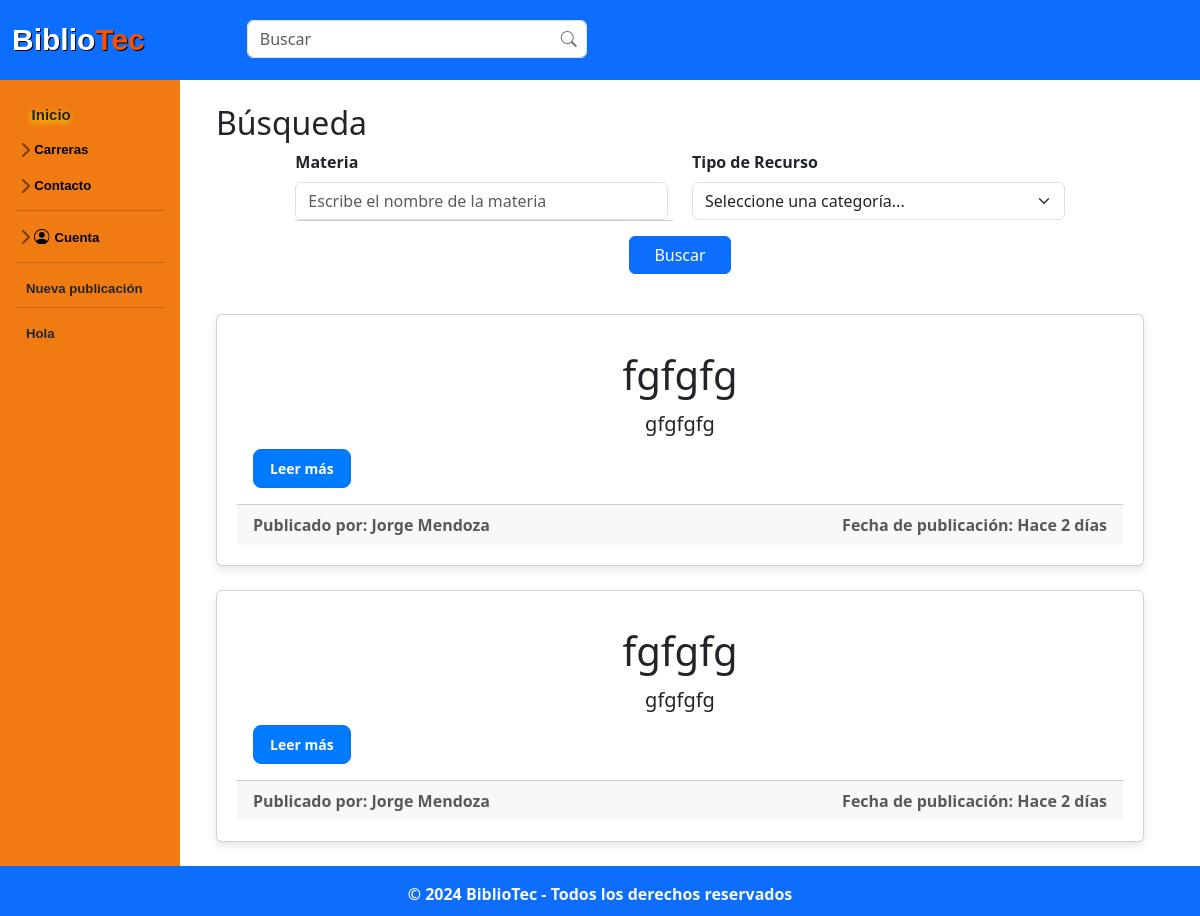
Page /administracion/search.php?carrera=Ing. Quimica on the earlier database version.
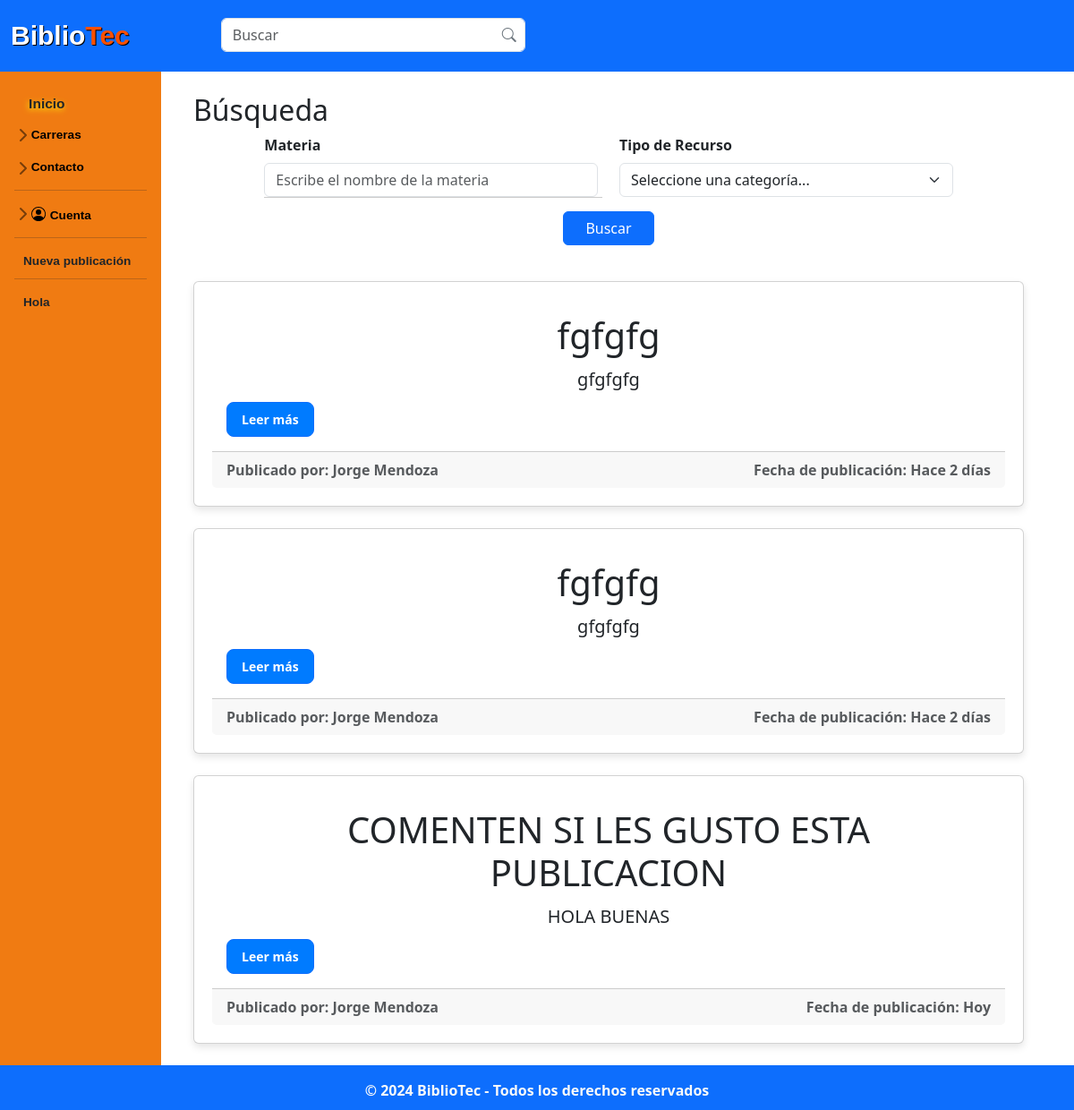
Same page on the later database version.
### tables this page shows
CREATE TABLE IF NOT EXISTS `publicacion` (
  `idPub` int NOT NULL AUTO_INCREMENT,
  `id_Usuario` int NOT NULL,
  `titulo_Pub` varchar(50) NOT NULL,
  `fecha_Pub` date NOT NULL,
  `descrip_Pub` text NOT NULL,
  `calif_Pub` decimal(10,0) NOT NULL,
  `carrera_Pub` varchar(45) NOT NULL,
  `materia_Pub` varchar(60) NOT NULL,
  `tipo_pub` varchar(45) NOT NULL,
  `archivo_Pub` varchar(100) NOT NULL,
  PRIMARY KEY (`idPub`),
  KEY `fk_Publicacion_Usuario1_idx` (`id_Usuario`)
);

CREATE TABLE IF NOT EXISTS `usuario` (
  `idUsuario` int NOT NULL AUTO_INCREMENT,
  `nom_Us` varchar(50) NOT NULL,
  `apell_Us` varchar(50) NOT NULL,
  `carrera_Us` varchar(70) NOT NULL,
  `semestre_Us` varchar(50) NOT NULL,
  `correo_Us` varchar(100) NOT NULL,
  `contra_Us` varchar(60) NOT NULL,
  PRIMARY KEY (`idUsuario`),
  KEY `carrera_Us` (`carrera_Us`)
);

### php/functions.php (called while the page is built, shortened)
<?php
class functions
{
    public static function convertirFecha($fecha) {
        $fecha_timestamp = strtotime($fecha);
        $hoy = strtotime('today');
        $ayer = strtotime('yesterday');
        if ($fecha_timestamp >= $hoy) {
            return 'Hoy';
        }
        elseif ($fecha_timestamp >= $ayer) {
            return 'Ayer';
        }
        else {
            $diferencia = floor((time() - $fecha_timestamp) / (60 * 60 * 24));
            if($diferencia <=7){
                return "Hace $diferencia días";
            }else{
                return self::fechaCompleta($fecha);
            }
        }
    }
}

### administracion/search.php (the view, shortened to what this page needs)
<?php
include('../php/functions.php');
$link = include('../php/conexion.php');
$carrera = $_GET['carrera'];
if (isset($_GET['carrera'])) {
  $consulta = $query = "SELECT p.*, u.nom_Us, u.apell_Us FROM publicacion p
  JOIN usuario u ON p.id_Usuario = u.idUsuario
  WHERE carrera_Pub = '$carrera'
  ORDER BY p.idPub";
  $result = mysqli_query($link, $consulta);
} else {
  header("Location: ../home.php");
  exit();
}
?>
<!DOCTYPE html>
<html lang="es">
<head>
  <link rel="stylesheet" href="../css/normalizar.css">
  <link rel="stylesheet" href="../css/estilos.css">
  <link rel="stylesheet" href="../css/hover-min.css">
  <link rel="stylesheet" href="../css/animate.css">
  <link rel="stylesheet" href="../css/sidebars.css">
  <link rel="stylesheet" href="https://cdnjs.cloudflare.com/ajax/libs/animate.css/4.1.1/animate.min.css" />
  <link href="https://cdn.jsdelivr.net/npm/bootstrap@5.3.3/dist/css/bootstrap.min.css" rel="stylesheet">
  <link rel="stylesheet" href="https://cdn.jsdelivr.net/npm/bootstrap-icons@1.11.3/font/bootstrap-icons.min.css">
</head>
<body>
  <header class="bg-primary py-2">
    <div class="container d-flex align-items-center">
      <div class="logo">
        <h4 class="mb-0"><b><span class="col-1">Biblio</span><span class="col-2">Tec</span></h4>
        <form class="position-relative search-field " style="margin-top: -0.8%;">
          <input class="form-control me-2" type="search" placeholder="Buscar" aria-label="Search">
          <a href='search.php'><i class="bi bi-search search-icon"></i></a>
        </form>
      </div>
    </div>
  </header>
  <div class="container-fluid">
    <div class="row">
      <div class="flex-shrink-0 p-3" style="width: 15%; background-color: #F07B12;">
        <ul class="list-unstyled" id="menu-lateral">
          <li class="mb-2 mt-2">
            <a class="nav-link align-items-center" href="../home.php" id="letrabar" style="filter: drop-shadow(-1px 2px 3px rgb(255, 231, 9));">Inicio</a>
          </li>
          <li class="mb-1">
            <button class="btn btn-toggle d-inline-flex align-items-center rounded border-0 collapsed" id="letrabardos" data-bs-toggle="collapse" data-bs-target="#dashboard-collapse" aria-expanded="false" style="color: black; font-weight: bold;">
              Carreras
            </button>
          </li>
          <li class="mb-1">
            <button class="btn btn-toggle d-inline-flex align-items-center rounded border-0 collapsed" id="letrabardos" data-bs-toggle="collapse" data-bs-target="#contacto-collapse" aria-expanded="false" style="color: black; font-weight: bold;">
              Contacto
            </button>
          </li>
          <hr class="my-2">
          <li class="mb-1">
            <button class="btn btn-toggle d-inline-flex align-items-center rounded border-0 collapsed" id="letrabardos" data-bs-toggle="collapse" data-bs-target="#cuenta-collapse" aria-expanded="false" style="color: black; font-weight: bold;">
              <svg class="bi pe-none" width="1.3vmax" height="1.3vmax">
                <use xlink:href="#people-circle" />
              </svg>
              <span style="margin-top:0.3vmax; margin-left: 0.4vmax;">Cuenta</span>
            </button>
          </li>
          <hr class="my-2">
          <li class="mb-1 mt-3">
            <a class="nav-link align-items-center" name="fade" href="../publicacion/publicar.php" id="letrabardos" style="margin-left:10px">Nueva publicación</a>
          </li>
          <hr class="my-2">
          <li class="mb-1 mt-3">
            <a class="nav-link align-items-center" href="#" id="letrabardos" style="margin-left:10px"><?php echo "Hola " . $_SESSION['nombre'] . " " . $_SESSION['apellido'] ?></a>
          </li>
        </ul>
      </div>
      <main role="main" class="col-md-9 ml-sm-auto col-lg-10 px-4">
        <br>
        <div class="container">
          <h2>Búsqueda</h2>
          <form id="filterForm">
            <div class="row align-items-center justify-content-center">
              <div class="col-md-5 mb-3">
                <label for="materiaInput" class="form-label">Materia</label>
                <input class="form-control" type="text" id="materiaInput" autocomplete="off" name="materia" placeholder="Escribe el nombre de la materia" title="Si se deja en blanco se mostrarán todas las publicaciones">
                <ul id="suggestions" class="autocomplete"></ul>
              </div>
              <div class="col-md-5 mb-3">
                <label for="typeSelect" class="form-label">Tipo de Recurso</label>
                <select class="form-select" id="typeSelect" name="tipo" title="Si no se elige nada se mostraran todas las categorias">
                  <option value="">Seleccione una categoría...</option>
                </select>
              </div>
              <div class="d-flex justify-content-center mb-3">
                <button type="submit" class="btn btn-primary px-4">Buscar</button>
              </div>
            </div>
          </form>
          <br>
        </div>
        <div id="filteredPublications" class="container">
          <?php while ($fila = mysqli_fetch_array($result)) : ?>
            <div class="publicacion card mb-4">
              <div class="card-body">
                <h3 class="card-title display-6"><b><?php echo $fila['titulo_Pub']; ?></b></h3>
                <p class="card-text lead"><?php echo $fila['descrip_Pub']; ?></p>
                <a name="fade" href="publicacion/publicacion_detalle.php?id=<?php echo $fila['idPub']; ?>" class="btn btn-primary btn-sm"><b>Leer más</b></a>
              </div>
              <div class="card-footer d-flex text-muted justify-content-between align-items-end">
                <span class="card-text comment-date mb-0">Publicado por: <?php echo $fila['nom_Us'] . " " . $fila['apell_Us']; ?></span>
                <span class="card-text comment-date mb-0">Fecha de publicación: <?php echo functions::convertirFecha($fila['fecha_Pub']); ?></span>
              </div>
            </div>
          <?php endwhile; ?>
        </div>
    </div>
  </div>
  <footer class="py-3 text-light bg-primary">
    <div class="container">
      <p class="mb-1">&copy; 2024 BiblioTec - Todos los derechos reservados</p>
    </div>
  </footer>
</body>
</html>

### css/normalizar.css (style rules this page uses)
html { line-height: 1.15; -webkit-text-size-adjust: 100%; }
body { margin: 0; }
main { display: block; }
hr { box-sizing: content-box; height: 0; overflow: visible; }
a { background-color: transparent; }
b, strong { font-weight: bolder; }
button, input, optgroup, select, textarea { font-family: inherit; font-size: 100%; line-height: 1.15; margin: 0; }
button, input { overflow: visible; }
button, select { text-transform: none; }
button, [type="button"], [type="reset"], [type="submit"] { -webkit-appearance: button; }
[type="search"] { -webkit-appearance: textfield; outline-offset: -2px; }

### css/estilos.css (style rules this page uses)
.logo { width: 55px; text-decoration: none; display: flex; align-items: center; text-decoration: none; }
.logo h4 { font-family: 'Agrandir', sans-serif; font-size: 30px; margin: 0; color: white; text-shadow: 1px 1px 0 black; margin-left: 5px; user-select: none; }
.logo h4 .col-1 { color: white; }
.logo h4 .col-2 { color: #FA5000 }
.search-field { margin-top: 35px; width: 340px; margin-left: 30%; }
.search-icon { position: absolute; right: 10px; top: 50%; transform: translateY(-50%); color: #6c757d; }
.publicacion { margin-bottom: 20px; border-radius: 12px; box-shadow: 0 4px 8px rgba(0, 0, 0, 0.1); background-color: #fff; padding: 20px; }
.publicacion h3 { text-align: center; margin-bottom: 10px; }
.publicacion p { text-align: center; margin-bottom: 10px; }
.publicacion a { display: inline-block; background-color: #007bff; color: #fff; padding: 8px 16px; border-radius: 8px; text-decoration: none; transition: all 0.3s ease; }
footer { position: bottom; bottom: 0; background-color: #007bff; background-attachment: fixed; width: 100%; height: 50px; padding: 35px; box-sizing: border-box; text-align: center; background-size: 30%; background-position: bottom; }
.autocomplete { position: absolute; background-color: white; border: 1px solid #ddd; border-top: none; list-style-type: none; margin-top: 0; padding-left: 0; width: 100%; z-index: 1000; max-height: 200px; overflow-y: auto; }
.form-control { border-bottom: 1px solid transparent; }
#suggestions { width: 31.5%; list-style-type: none; margin: 0; padding: 0; z-index: 999; background-color: #fff; border: 1px solid #ccc; border-top: none; }

### css/sidebars.css (style rules this page uses)
.btn-toggle::before { width: 1.25em; line-height: 0; transition: transform .35s ease; transform-origin: .5em 50%; }
.bi { vertical-align: -.125em; fill: currentColor; }
#letrabar { font-family: 'Agrandir', sans-serif; font-size: 1.25vmax; margin-left: 1.3vmax; font-weight: 800; }
#letrabardos { font-family: 'Agrandir', sans-serif; font-size: 1.1vmax; margin-left: -7%; font-style:inherit; }

### administracion/search.php (style rules this page uses)
.publicacion { animation: fadeIn 0.5s ease-in-out; }

Differences in the rows shown:
added publicacion: titulo_Pub "COMENTEN SI LES GUSTO ESTA PUBLICACION", descrip_Pub "HOLA BUENAS", id_Usuario.nom_Us "Jorge", id_Usuario.apell_Us "Mendoza", fecha_Pub "Hoy"
